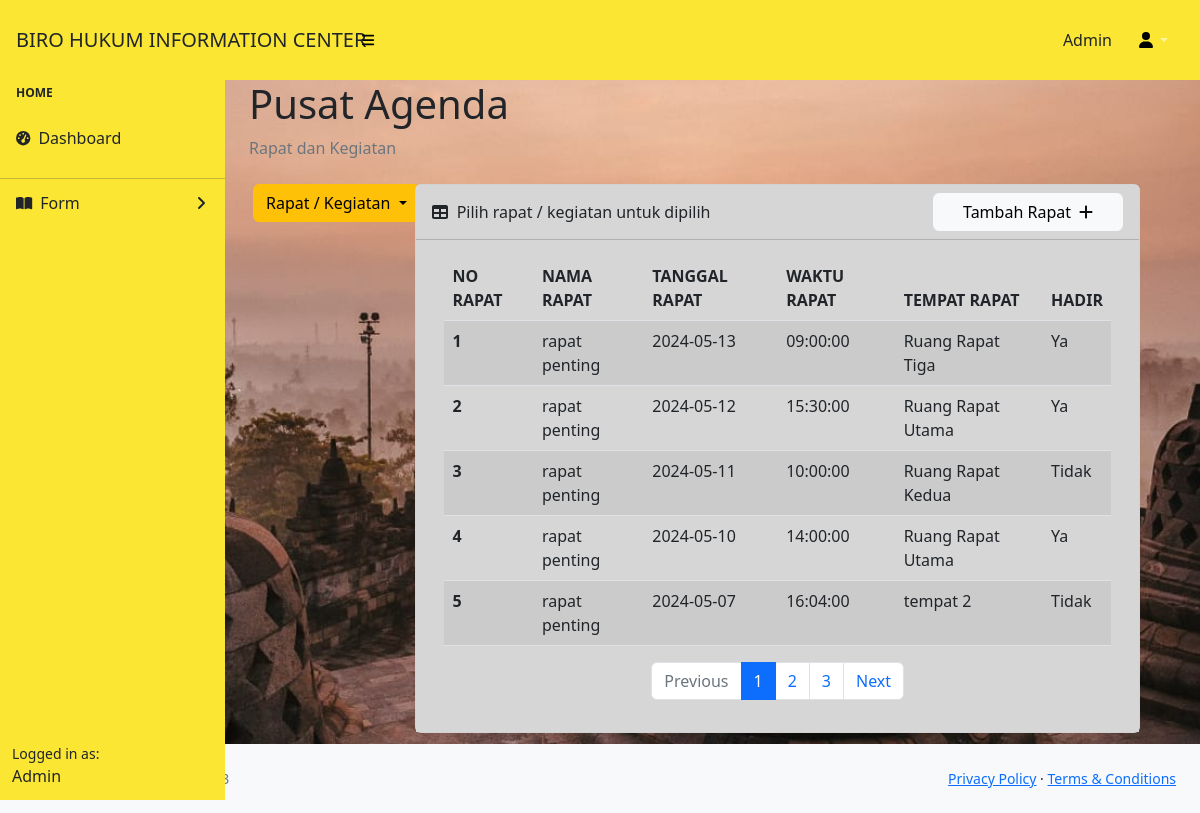
Page /features/rapat.php on the earlier database version.
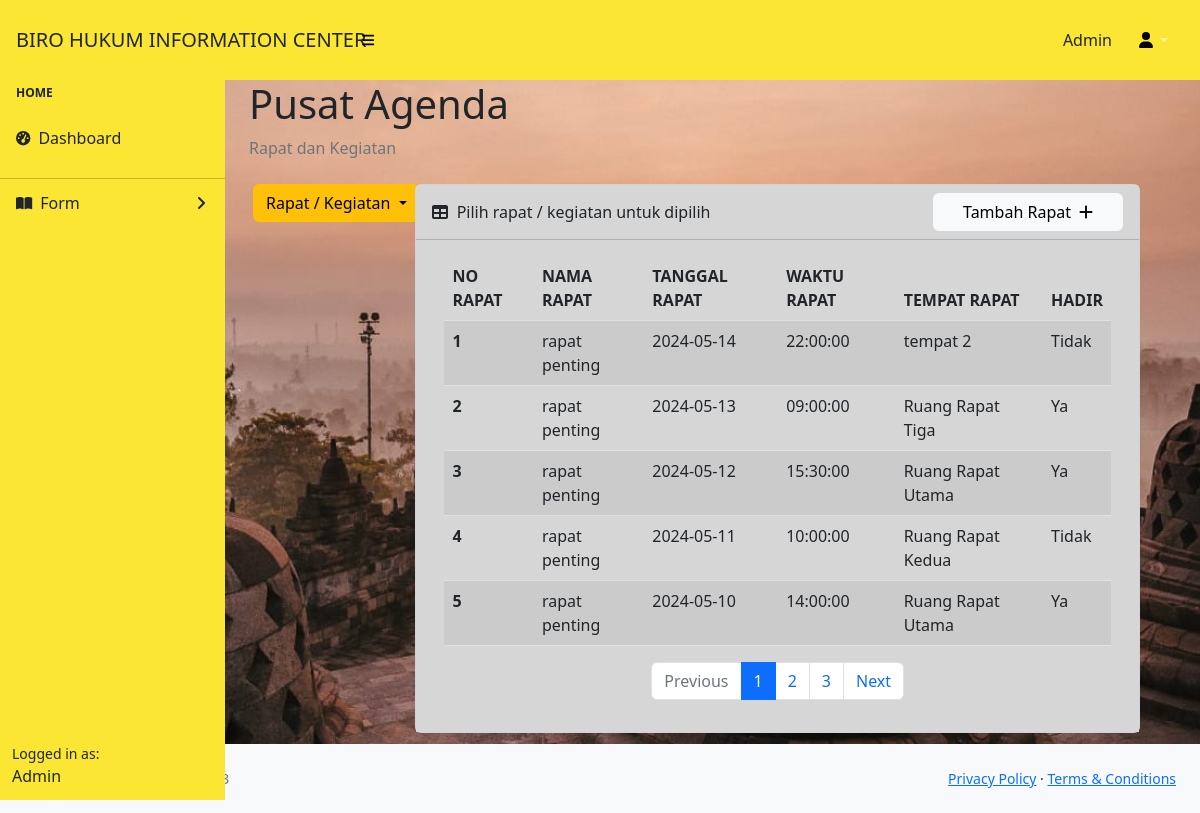
Same page on the later database version.
### tables this page shows
CREATE TABLE `rapat` (
  `id_rapat` int(11) NOT NULL,
  `nama_rapat` varchar(255) DEFAULT NULL,
  `tanggal_rapat` date DEFAULT NULL,
  `waktu_rapat` time DEFAULT NULL,
  `tempat_rapat` varchar(255) DEFAULT NULL,
  `hadir` tinyint(1) DEFAULT NULL
);

### features/dom/tbl-rapat.php (the view)
<?php
include 'koneksi.php';
$items_per_page = 5;
$page = isset($_GET['page']) ? (int)$_GET['page'] : 1;
$offset = ($page - 1) * $items_per_page;
$query = "SELECT id_rapat, nama_rapat, tanggal_rapat, waktu_rapat, tempat_rapat, hadir
          FROM rapat
          ORDER BY tanggal_rapat DESC, waktu_rapat DESC
          LIMIT $items_per_page OFFSET $offset";
$hasil = mysqli_query($koneksi, $query);
$total_query = "SELECT COUNT(*) AS total FROM rapat";
$total_result = mysqli_query($koneksi, $total_query);
$total_row = mysqli_fetch_assoc($total_result);
$total_items = $total_row['total'];
$total_pages = ceil($total_items / $items_per_page);
echo '<div class="container">';
if ($hasil && mysqli_num_rows($hasil) > 0) {
    echo '<table class="table table-striped">';
    echo '<thead>';
    echo '  <tr>';
    echo '    <th>NO RAPAT</th>';
    echo '    <th>NAMA RAPAT</th>';
    echo '    <th>TANGGAL RAPAT</th>';
    echo '    <th>WAKTU RAPAT</th>';
    echo '    <th>TEMPAT RAPAT</th>';
    echo '    <th>HADIR</th>';
    echo '  </tr>';
    echo '</thead>';
    echo '<tbody>';
    $no_rapat = $offset + 1;
    while ($row = mysqli_fetch_assoc($hasil)) {
        echo '<tr>';
        echo "  <th>{$no_rapat}</th>";
        echo "  <td>{$row['nama_rapat']}</td>";
        echo "  <td>{$row['tanggal_rapat']}</td>";
        echo "  <td>{$row['waktu_rapat']}</td>";
        echo "  <td>{$row['tempat_rapat']}</td>";
        echo "  <td>" . ($row['hadir'] ? 'Ya' : 'Tidak') . "</td>";
        echo '</tr>';
        $no_rapat++;
    }
    echo '</tbody>';
    echo '</table>';
    echo '<nav aria-label="Page navigation">';
    echo '  <ul class="pagination d-flex justify-content-center">';
    if ($page > 1) {
        $previous_page = $page - 1;
        echo "    <li class='page-item'><a class='page-link' href='rapat.php?page=$previous_page'>Previous</a></li>";
    } else {
        echo "    <li class='page-item disabled'><a class='page-link'>Previous</a></li>";
    }
    for ($i = 1; $i <= $total_pages; $i++) {
        $active = ($i === $page) ? 'active' : '';
        echo "    <li class='page-item $active'><a class='page-link' href='rapat.php?page=$i'>$i</a></li>";
    }
    if ($page < $total_pages) {
        $next_page = $page + 1;
        echo "    <li class='page-item'><a class='page-link' href='rapat.php?page=$next_page'>Next</a></li>";
    } else {
        echo "    <li class='page-item disabled'><a class='page-link'>Next</a></li>";
    }
    echo '  </ul>';
    echo '</nav>';
} else {
    echo "Tidak ada data rapat yang ditemukan.";
}
echo '</div>';

Differences in the rows shown:
no longer on this page (row unchanged): rapat: nama_rapat "rapat penting", tanggal_rapat "2024-05-07", waktu_rapat "16:04:00", tempat_rapat "tempat 2", shows "Tidak"
added rapat: nama_rapat "rapat penting", tanggal_rapat "2024-05-14", waktu_rapat "22:00:00", tempat_rapat "tempat 2", shows "Tidak"
